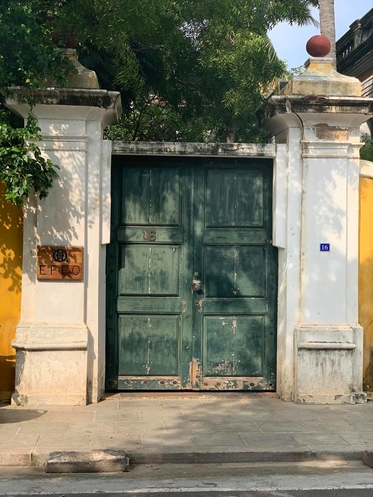
#> input picture src/GUI/images/own1.jpg, 373 x 497 px
$ python patchmatch_hole_fill.py --input GUI/images/own1.jpg --input_2 GUI/im1_img.png   (older library calls are emulated)
#> lines starting #> are read from the running program, lines starting #| are printed output that depends on the picture
### src/helper_functions.py
import numpy as np
import matplotlib.pyplot as plt
import os
from PIL import Image
import cv2

'''
Authors:


Rahul Sajnani
Ajay Shrihari
Anoushka Vyas
Chaitanya Kharyal
'''

def read_image(image_path):
    '''
    Function to read image
    '''
#> called with image_path = 'GUI/images/own1.jpg'

    image = np.asarray(Image.open(image_path))
#> image is the input picture: shape (497, 373, 3); mean R, G, B 119.4, 118.9, 101.3

    return image


# [54 lines left out: functions plot_images, reconstruct_image, get_frames_vid, not called in this run]


# [3 lines that do not run on import are left out]

### src/patchmatch_hole_fill.py
import numpy as np
import cv2
import matplotlib.pyplot as plt
import os, argparse
from helper_functions import *
from copy import deepcopy
from tqdm import tqdm
import mahotas
from skimage.morphology import binary_dilation, rectangle
from skimage.color import lab2rgb, rgb2lab

import sys
'''
Authors:


Rahul Sajnani
Ajay Shrihari
Anoushka Vyas
Chaitanya Kharyal
'''


class PatchMatch(object):
    '''
    PatchMatch class
    '''

    # [298 lines left out: functions __init__, calculate_distance, index_in_mask, random_init_mask, run_with_resizing, get_bbox and 4 more, not called in this run]

if __name__=="__main__":

    #################### Argument Parser #################################

    parser = argparse.ArgumentParser()
    parser.add_argument("--input", help = "Input image path", required = True)
    parser.add_argument("--input_2", help = "Input image path 2", required = True)
    args = parser.parse_args()

    ######################################################################

    image = read_image(args.input)

    image_2 = read_image(args.input_2)
#> call 2 of read_image, with image_path = 'GUI/im1_img.png'
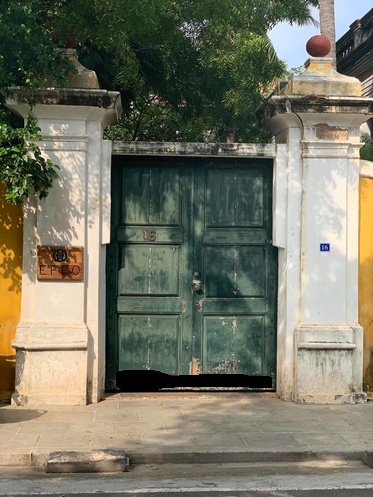
#> input picture src/GUI/im1_img.png, 373 x 497 px
#> in read_image, image is the input picture: shape (497, 373, 3); mean R, G, B 117.9, 117.4, 100.1

    if image_2.max() != 0:
        image_2 = image_2 / image_2.max()
        image_2 = (image_2 > 0.5)*1
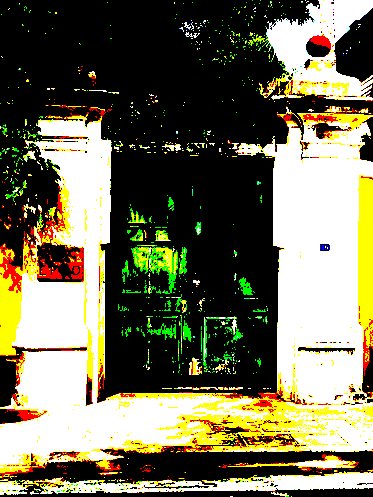
#> image_2: shape (497, 373, 3) int64; mean R, G, B 0.452, 0.439, 0.333; drawn with 1 as white

#> (the run stopped early here; a loop or call above may not have finished)
